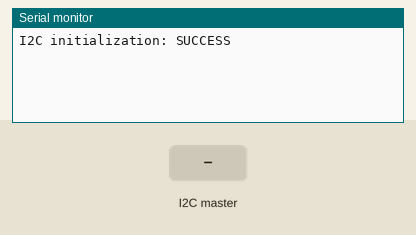
This sketch was run on a simulated ESP32. Shown: the last lines printed to the serial monitor. The inputs (shaded band) are chosen by the test bench. Random numbers use the default seed unless the sketch sets one.

Above: at 1.2 s.
1.3 s: the I2C master sends the byte 1
At 2.3 s:
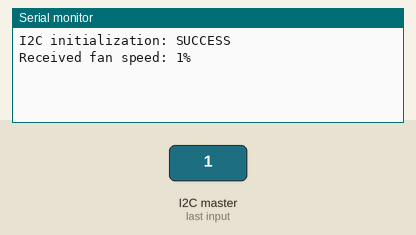
2.8 s: the I2C master sends the byte 0
At 3.5 s:
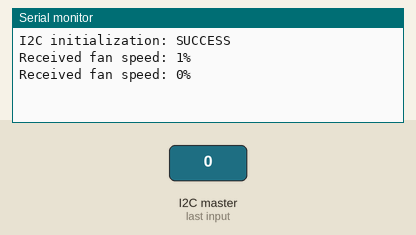

Measured:
- after the input at 1.3 s, the serial monitor: prints a new line after 0.05 s (image 1)
- after the input at 2.8 s, the serial monitor: prints a new line after 0.05 s (image 2)

The sketch:

main.ino
```cpp
//Version 1.0.1
#include "setup.h"
#include "Wire.h"
#include <Arduino.h>

#define I2C_DEV_ADDR 0x48

void setup() {
  Serial.begin(115200);
  Wire.onRequest(onRequest);
  Wire.onReceive(onReceive);
  bool success = Wire.begin(0x48, 21, 22, 100000);

  Serial.printf("I2C initialization: %s\n",success ? "SUCCESS" : "FAILED");
}

void loop() {
  delay(10); //delay to allow for I2C communication
}
```

setup.cpp
```cpp
//Version 1.0.0
#include "setup.h"
#include <Arduino.h>
#include "Wire.h"

uint32_t i = 0;

//Generate random number between 20 and 35 to send over i2c
void onRequest() {
  float temperature = random(2000, 3501) / 100.0f;
    int16_t raw = (int16_t)(temperature / 0.0625f);
    uint16_t encoded = (uint16_t)raw << 4;

    uint8_t data[2] = {
        (uint8_t)(encoded >> 8),
        (uint8_t)(encoded & 0xFF)
    };

    Wire.write(data, 2);
}

void onReceive(int len) {
  while (Wire.available()) {
    uint8_t fanSpeed = Wire.read(); //Read received fan speed from STM32
    Serial.printf("Received fan speed: %u%%\n", fanSpeed); //Print to console
  }
}
```

setup.h
```cpp
//Version 1.0.0
#ifndef SETUP_H
#define SETUP_H

void onRequest();
void onReceive(int len);


#endif
```
